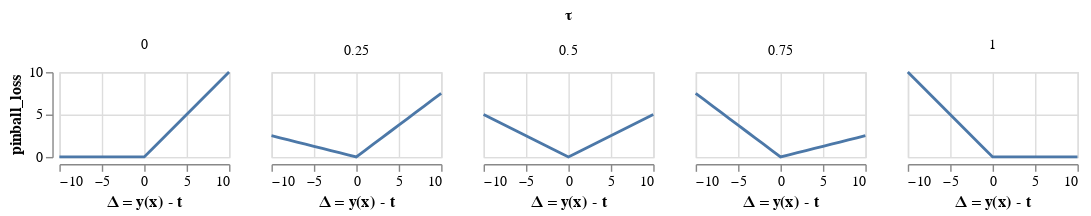

The notebook cell this image was saved under:
### Markdown cell above
Visualize in separate panels

### Code cell
alt.Chart(ndf).mark_line().encode(
    x=alt.X("delta", title="Δ = y(x) - t"),
    y="pinball_loss",
).properties(width=120, height=60).facet(facet="τ:O", columns=11)

### Figure 1 — Vega-Lite specification as saved in the notebook (floating-point values rounded to 4 significant figures)
{"config": {"view": {"continuousWidth": 400, "continuousHeight": 300}}, "data": {"name": "data-cd920b13fee8d2cf35abe86e82897f6a"}, "facet": {"type": "ordinal", "field": "τ"}, "spec": {"mark": "line", "encoding": {"x": {"type": "quantitative", "field": "delta", "title": "Δ = y(x) - t"}, "y": {"type": "quantitative", "field": "pinball_loss"}}, "height": 60, "width": 120}, "columns": 11, "$schema": "https://vega.github.io/schema/vega-lite/v4.8.1.json", "datasets": {"data-cd920b13fee8d2cf35abe86e82897f6a": [{"delta": -10, "pinball_loss": 0.0, "τ": 0.0}, {"delta": -9, "pinball_loss": 0.0, "τ": 0.0}, {"delta": -8, "pinball_loss": 0.0, "τ": 0.0}, {"delta": -7, "pinball_loss": 0.0, "τ": 0.0}, {"delta": -6, "pinball_loss": 0.0, "τ": 0.0}, {"delta": -5, "pinball_loss": 0.0, "τ": 0.0}, {"delta": -4, "pinball_loss": 0.0, "τ": 0.0}, {"delta": -3, "pinball_loss": 0.0, "τ": 0.0}, {"delta": -2, "pinball_loss": 0.0, "τ": 0.0}, {"delta": -1, "pinball_loss": 0.0, "τ": 0.0}, {"delta": 0, "pinball_loss": 0.0, "τ": 0.0}, {"delta": 1, "pinball_loss": 1.0, "τ": 0.0}, {"delta": 2, "pinball_loss": 2.0, "τ": 0.0}, {"delta": 3, "pinball_loss": 3.0, "τ": 0.0}, {"delta": 4, "pinball_loss": 4.0, "τ": 0.0}, {"delta": 5, "pinball_loss": 5.0, "τ": 0.0}, {"delta": 6, "pinball_loss": 6.0, "τ": 0.0}, {"delta": 7, "pinball_loss": 7.0, "τ": 0.0}, {"delta": 8, "pinball_loss": 8.0, "τ": 0.0}, {"delta": 9, "pinball_loss": 9.0, "τ": 0.0}, {"delta": 10, "pinball_loss": 10.0, "τ": 0.0}, {"delta": -10, "pinball_loss": 2.5, "τ": 0.25}, {"delta": -9, "pinball_loss": 2.25, "τ": 0.25}, {"delta": -8, "pinball_loss": 2.0, "τ": 0.25}, {"delta": -7, "pinball_loss": 1.75, "τ": 0.25}, {"delta": -6, "pinball_loss": 1.5, "τ": 0.25}, {"delta": -5, "pinball_loss": 1.25, "τ": 0.25}, {"delta": -4, "pinball_loss": 1.0, "τ": 0.25}, {"delta": -3, "pinball_loss": 0.75, "τ": 0.25}, {"delta": -2, "pinball_loss": 0.5, "τ": 0.25}, {"delta": -1, "pinball_loss": 0.25, "τ": 0.25}, {"delta": 0, "pinball_loss": 0.0, "τ": 0.25}, {"delta": 1, "pinball_loss": 0.75, "τ": 0.25}, {"delta": 2, "pinball_loss": 1.5, "τ": 0.25}, {"delta": 3, "pinball_loss": 2.25, "τ": 0.25}, {"delta": 4, "pinball_loss": 3.0, "τ": 0.25}, {"delta": 5, "pinball_loss": 3.75, "τ": 0.25}, {"delta": 6, "pinball_loss": 4.5, "τ": 0.25}, {"delta": 7, "pinball_loss": 5.25, "τ": 0.25}, {"delta": 8, "pinball_loss": 6.0, "τ": 0.25}, {"delta": 9, "pinball_loss": 6.75, "τ": 0.25}, {"delta": 10, "pinball_loss": 7.5, "τ": 0.25}, {"delta": -10, "pinball_loss": 5.0, "τ": 0.5}, {"delta": -9, "pinball_loss": 4.5, "τ": 0.5}, {"delta": -8, "pinball_loss": 4.0, "τ": 0.5}, {"delta": -7, "pinball_loss": 3.5, "τ": 0.5}, {"delta": -6, "pinball_loss": 3.0, "τ": 0.5}, {"delta": -5, "pinball_loss": 2.5, "τ": 0.5}, {"delta": -4, "pinball_loss": 2.0, "τ": 0.5}, {"delta": -3, "pinball_loss": 1.5, "τ": 0.5}, {"delta": -2, "pinball_loss": 1.0, "τ": 0.5}, {"delta": -1, "pinball_loss": 0.5, "τ": 0.5}, {"delta": 0, "pinball_loss": 0.0, "τ": 0.5}, {"delta": 1, "pinball_loss": 0.5, "τ": 0.5}, {"delta": 2, "pinball_loss": 1.0, "τ": 0.5}, {"delta": 3, "pinball_loss": 1.5, "τ": 0.5}, {"delta": 4, "pinball_loss": 2.0, "τ": 0.5}, {"delta": 5, "pinball_loss": 2.5, "τ": 0.5}, {"delta": 6, "pinball_loss": 3.0, "τ": 0.5}, {"delta": 7, "pinball_loss": 3.5, "τ": 0.5}, {"delta": 8, "pinball_loss": 4.0, "τ": 0.5}, {"delta": 9, "pinball_loss": 4.5, "τ": 0.5}, {"delta": 10, "pinball_loss": 5.0, "τ": 0.5}, {"delta": -10, "pinball_loss": 7.5, "τ": 0.75}, {"delta": -9, "pinball_loss": 6.75, "τ": 0.75}, {"delta": -8, "pinball_loss": 6.0, "τ": 0.75}, {"delta": -7, "pinball_loss": 5.25, "τ": 0.75}, {"delta": -6, "pinball_loss": 4.5, "τ": 0.75}, {"delta": -5, "pinball_loss": 3.75, "τ": 0.75}, {"delta": -4, "pinball_loss": 3.0, "τ": 0.75}, {"delta": -3, "pinball_loss": 2.25, "τ": 0.75}, {"delta": -2, "pinball_loss": 1.5, "τ": 0.75}, {"delta": -1, "pinball_loss": 0.75, "τ": 0.75}, {"delta": 0, "pinball_loss": 0.0, "τ": 0.75}, {"delta": 1, "pinball_loss": 0.25, "τ": 0.75}, {"delta": 2, "pinball_loss": 0.5, "τ": 0.75}, {"delta": 3, "pinball_loss": 0.75, "τ": 0.75}, {"delta": 4, "pinball_loss": 1.0, "τ": 0.75}, {"delta": 5, "pinball_loss": 1.25, "τ": 0.75}, {"delta": 6, "pinball_loss": 1.5, "τ": 0.75}, {"delta": 7, "pinball_loss": 1.75, "τ": 0.75}, {"delta": 8, "pinball_loss": 2.0, "τ": 0.75}, {"delta": 9, "pinball_loss": 2.25, "τ": 0.75}, {"delta": 10, "pinball_loss": 2.5, "τ": 0.75}, {"delta": -10, "pinball_loss": 10.0, "τ": 1.0}, {"delta": -9, "pinball_loss": 9.0, "τ": 1.0}, {"delta": -8, "pinball_loss": 8.0, "τ": 1.0}, {"delta": -7, "pinball_loss": 7.0, "τ": 1.0}, {"delta": -6, "pinball_loss": 6.0, "τ": 1.0}, {"delta": -5, "pinball_loss": 5.0, "τ": 1.0}, {"delta": -4, "pinball_loss": 4.0, "τ": 1.0}, {"delta": -3, "pinball_loss": 3.0, "τ": 1.0}, {"delta": -2, "pinball_loss": 2.0, "τ": 1.0}, {"delta": -1, "pinball_loss": 1.0, "τ": 1.0}, {"delta": 0, "pinball_loss": 0.0, "τ": 1.0}, {"delta": 1, "pinball_loss": 0.0, "τ": 1.0}, {"delta": 2, "pinball_loss": 0.0, "τ": 1.0}, {"delta": 3, "pinball_loss": 0.0, "τ": 1.0}, {"delta": 4, "pinball_loss": 0.0, "τ": 1.0}, {"delta": 5, "pinball_loss": 0.0, "τ": 1.0}, {"delta": 6, "pinball_loss": 0.0, "τ": 1.0}, {"delta": 7, "pinball_loss": 0.0, "τ": 1.0}, {"delta": 8, "pinball_loss": 0.0, "τ": 1.0}, {"delta": 9, "pinball_loss": 0.0, "τ": 1.0}, {"delta": 10, "pinball_loss": 0.0, "τ": 1.0}]}}
